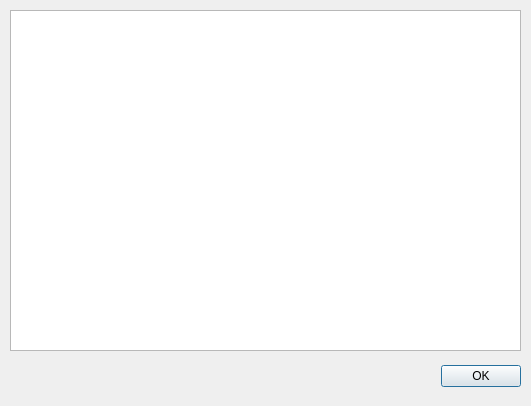
<ui version="4.0" >
 <class>Dialog</class>
 <widget class="QDialog" name="Dialog" >
  <property name="geometry" >
   <rect>
    <x>0</x>
    <y>0</y>
    <width>531</width>
    <height>406</height>
   </rect>
  </property>
  <property name="windowTitle" >
   <string>Dialog</string>
  </property>
  <widget class="QDialogButtonBox" name="buttonBox" >
   <property name="geometry" >
    <rect>
     <x>180</x>
     <y>360</y>
     <width>341</width>
     <height>32</height>
    </rect>
   </property>
   <property name="orientation" >
    <enum>Qt::Horizontal</enum>
   </property>
   <property name="standardButtons" >
    <set>QDialogButtonBox::Ok</set>
   </property>
  </widget>
  <widget class="QTextEdit" name="textEdit" >
   <property name="geometry" >
    <rect>
     <x>10</x>
     <y>10</y>
     <width>511</width>
     <height>341</height>
    </rect>
   </property>
  </widget>
 </widget>
 <resources/>
 <connections>
  <connection>
   <sender>buttonBox</sender>
   <signal>accepted()</signal>
   <receiver>Dialog</receiver>
   <slot>accept()</slot>
   <hints>
    <hint type="sourcelabel" >
     <x>248</x>
     <y>254</y>
    </hint>
    <hint type="destinationlabel" >
     <x>157</x>
     <y>274</y>
    </hint>
   </hints>
  </connection>
  <connection>
   <sender>buttonBox</sender>
   <signal>rejected()</signal>
   <receiver>Dialog</receiver>
   <slot>reject()</slot>
   <hints>
    <hint type="sourcelabel" >
     <x>316</x>
     <y>260</y>
    </hint>
    <hint type="destinationlabel" >
     <x>286</x>
     <y>274</y>
    </hint>
   </hints>
  </connection>
 </connections>
</ui>
